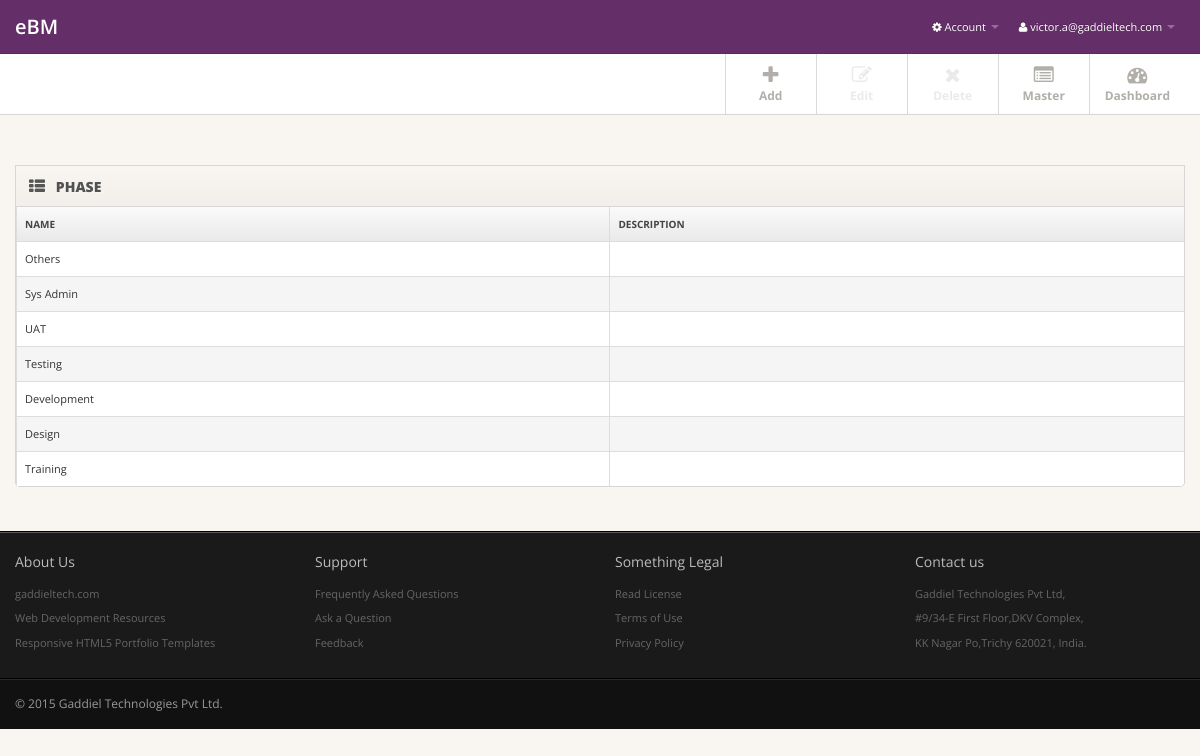
The page /phase/phase.php (signed in) on the database its author committed.
### tables this page shows
CREATE TABLE `ebm_work_type` (
  `CREATED_BY` varchar(60) NOT NULL DEFAULT '-1',
  `CREATED_DATE` date NOT NULL DEFAULT '0000-00-00',
  `UPDATED_BY` varchar(60) NOT NULL DEFAULT '-1',
  `UPDATED_DATE` timestamp NOT NULL DEFAULT CURRENT_TIMESTAMP ON UPDATE CURRENT_TIMESTAMP,
  `ID` int(10) NOT NULL AUTO_INCREMENT,
  `WORK_TYPE` varchar(60) NOT NULL,
  `DESCRIPTION` varchar(260) DEFAULT NULL,
  KEY `ID` (`ID`)
);

### phase/phase.php (the view, shortened to what this page needs)
<?php include('../include/header.php'); ?>
<div class="subnavbar">
<div class="subnavbar-inner">
		<div class="container">
			<ul class="mainnav  pull-right">
			<li>
					<a href="#myModal" data-toggle="modal">
						<i class=" icon-plus "></i>
						<span>Add</span>
					</a>
				</li>
				<li>
                    <a href="#" id="editIconIdDisable" >
						<i class="icon-edit" disabled="disabled"></i>
						<span class="txtdisable">Edit</span>
					</a>
				</li>
					<li>
					<a id="deleteIconIdDisabled" >
						<i class="icon-remove" disabled="disabled"  ></i>
						<span class="txtdisable">Delete</span>
					</a>
				</li>
                <li>
                <a  href="../dashboard/master.php" class="shortcut " >
						<i class="shortcut-icon icon-list-alt" ></i>
						<span id ="divShowId" class="shortcut-label">Master</span>
				</a>
                 </li>
				<li>
					<a href="../dashboard/dashboard.php">
						<i class="icon-dashboard"></i>
						<span>Dashboard</span>
					</a>
				</li>
			</ul>
		</div>
	</div>
</div>
<div class="main">
  <div class="main-inner">
    <div class="container">
      <div class="row">
	   <div class="span12">
	   </div>
        <div class="span12">
          <div class="widget widget-table action-table">
            <div class="widget-header"> <i class="icon-th-list"></i>
              <h3>PHASE</h3>
            </div>
            <div class="widget-content">
              <table class="table table-bordered mytable1">
                <thead>
                  <tr>
                    <th>NAME</th>
                    <th>DESCRIPTION</th>
                  </tr>
                </thead>
                <tbody>
                   <?php
					$pdo = Database::connect();
					$pdo->setAttribute(PDO::ATTR_ERRMODE, PDO::ERRMODE_EXCEPTION);
					$result = $pdo->prepare("SELECT * FROM ebm_work_type ORDER BY ID DESC");
					$result->execute();
					for($i=0; $row = $result->fetch(); $i++){
						?>
					<tr>
					<td><?php  echo $row['WORK_TYPE'];?> </td>
					<td><?php  echo $row['DESCRIPTION'];?></td>
					<?php } ?>
					</tr>
        		</tbody>
              </table>
		    </div>
          </div>
		 </div>
		</div>
    </div>
  </div>
</div>
 <?php include('../include/footer.php'); ?>

### resources/css/style.css (style rules this page uses)
body { background: #f9f6f1; font: 11px/1.7em 'Open Sans'; }
.table td { vertical-align: middle; }
.table-bordered th { background: #E9E9E9; background:-moz-linear-gradient(top, #FAFAFA 0%, #E9E9E9 100%); background:-webkit-gradient(linear, left top, left bottom, color-stop(0%,#FAFAFA), color-stop(100%,#E9E9E9)); background:-webkit-linear-gradient(top, #FAFAFA 0%,#E9E9E9 100%); background:-o-linear-gradient(top, #FAFAFA 0%,#E9E9E9 100%); background:-ms-linear-gradient(top, #FAFAFA 0%,#E9E9E9 100%); background:linear-gradient(top, #FAFAFA 0%,#E9E9E9 100%); filter: progid:DXImageTransform.Microsoft.gradient(startColorstr='#FAFAFA', endColorstr='#E9E9E9'); -ms-filter: "progid:DXImageTransform.Microsoft.gradient(startColorstr='#FAFAFA', endColorstr='#E9E9E9')"; font-size: 10px; color: #444; text-transform: uppercase; }
.subnavbar { margin-bottom: 2.5em; }
.subnavbar-inner { height: 60px; background: #fff; border-bottom: 1px solid #d6d6d6; }
.subnavbar .container > ul { display: inline-block; height: 80px; padding: 0; margin: 0; }
.subnavbar .container > ul > li { float: left; min-width: 90px; height: 60px; padding: 0; margin: 0; text-align: center; list-style: none; border-left: 1px solid #d9d9d9; }
.subnavbar .container > ul > li > a { display: block; height: 100%; padding: 0 15px; font-size: 12px; font-weight: bold; color: #b2afaa; }
.subnavbar .container > ul > li > a > i { display: inline-block; width: 24px; height: 24px; margin-top: 11px; margin-bottom: -3px; font-size: 20px; }
.subnavbar .container > ul > li > a > span { display: block; }
.main { padding-bottom: 2em; border-bottom: 1px solid #000; }
.widget { position: relative; clear: both; width: auto; margin-bottom: 2em; overflow: hidden; }
.widget-header { position: relative; height: 40px; line-height: 40px; background: #f9f6f1; background:-moz-linear-gradient(top, #f9f6f1 0%, #f2efea 100%); background:-webkit-gradient(linear, left top, left bottom, color-stop(0%,#f9f6f1), color-stop(100%,#f2efea)); background:-webkit-linear-gradient(top, #f9f6f1 0%,#f2efea 100%); background:-o-linear-gradient(top, #f9f6f1 0%,#f2efea 100%); background:-ms-linear-gradient(top, #f9f6f1 0%,#f2efea 100%); background:linear-gradient(top, #f9f6f1 0%,#f2efea 100%); filter: progid:DXImageTransform.Microsoft.gradient(startColorstr='#f9f6f1', endColorstr='#f2efea'); -ms-filter: "progid:DXImageTransform.Microsoft.gradient(startColorstr='#f9f6f1', endColorstr='#f2efea')"; border: 1px solid #d6d6d6; -webkit-background-clip: padding-box; }
.widget-header h3 { position: relative; top: 2px; left: 10px; display: inline-block; margin-right: 3em; font-size: 14px; font-weight: 800; color: #525252; line-height: 18px; text-shadow: 1px 1px 2px rgba(255,255,255,.5); }
.widget-header [class^="icon-"], .widget-header [class*=" icon-"] { display: inline-block; margin-left: 13px; margin-right: -2px; font-size: 16px; color: #555; vertical-align: middle; }
.widget-content { padding: 20px 15px 15px; background: #FFF; border: 1px solid #D5D5D5; -moz-border-radius: 5px; -webkit-border-radius: 5px; border-radius: 5px; }
.widget-header+.widget-content { border-top: none; -webkit-border-top-left-radius: 0; -webkit-border-top-right-radius: 0; -moz-border-radius-topleft: 0; -moz-border-radius-topright: 0; border-top-left-radius: 0; border-top-right-radius: 0; }
.widget-content:before, .widget-content:after { content:""; display:table; }
.widget-content:after { clear:both; }
.widget-content { zoom:1; }
.widget-table .widget-content { padding: 0; }
.widget-table .table { margin-bottom: 0; border: none; }

### rows shown on the page
ebm_work_type: WORK_TYPE "Others"
ebm_work_type: WORK_TYPE "Sys Admin"
ebm_work_type: WORK_TYPE "UAT"
ebm_work_type: WORK_TYPE "Testing"
ebm_work_type: WORK_TYPE "Development"
ebm_work_type: WORK_TYPE "Design"
ebm_work_type: WORK_TYPE "Training"

### other values the page prints
$_SESSION['user'] "victor.a@gaddieltech.com"
